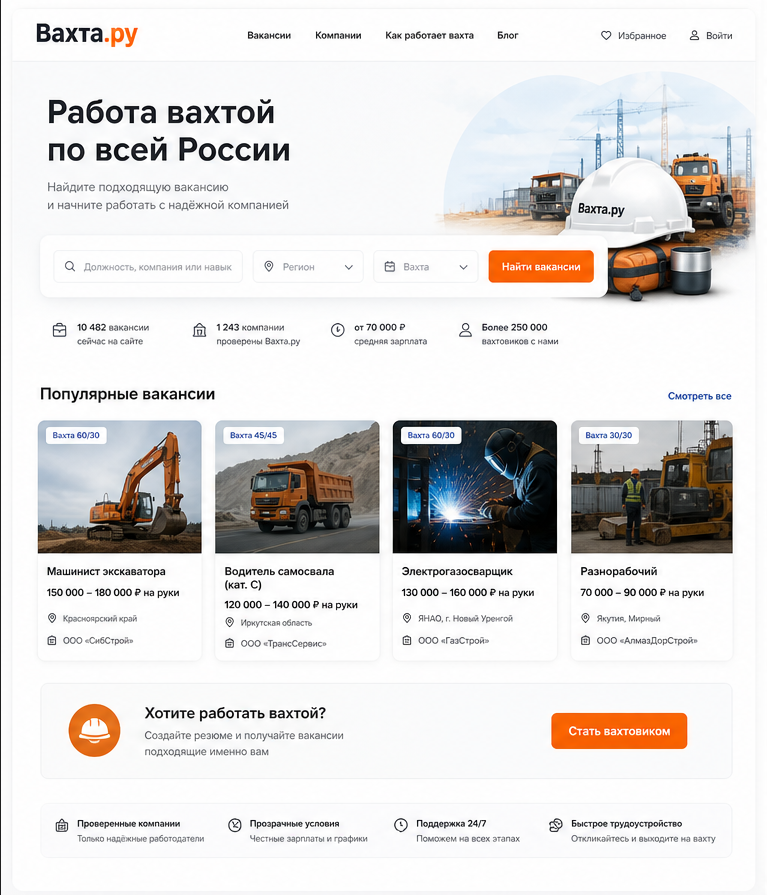
#> input picture Дизайн/reference 1.PNG, 767 x 895 px, found by its file name
$ python crops2.py
#> lines starting #> are read from the running program, lines starting #| are printed output that depends on the picture
# -*- coding: utf-8 -*-
"""Crop regions of interest for OCR + palette."""
import sys, io
from PIL import Image
sys.stdout = io.TextIOWrapper(sys.stdout.buffer, encoding='utf-8')

CROPS = [
    # name, src, box, out
    ("ref1_card1",  r"D:\Development\VideCoding\Vahta\Дизайн\reference 1.PNG", (35, 470, 172, 615), r"D:\Development\VideCoding\Vahta\_tools\c_card1.png"),
    ("ref1_cta",    r"D:\Development\VideCoding\Vahta\Дизайн\reference 1.PNG", (0, 690, 767, 895), r"D:\Development\VideCoding\Vahta\_tools\c_cta.png"),
    ("ref1_heroR",  r"D:\Development\VideCoding\Vahta\Дизайн\reference 1.PNG", (480, 80, 767, 340), r"D:\Development\VideCoding\Vahta\_tools\c_heror.png"),
    ("ref1_heroL",  r"D:\Development\VideCoding\Vahta\Дизайн\reference 1.PNG", (30, 90, 480, 345), r"D:\Development\VideCoding\Vahta\_tools\c_herol.png"),
]
for name, src, box, out in CROPS:
    img = Image.open(src).convert('RGB').crop(box)
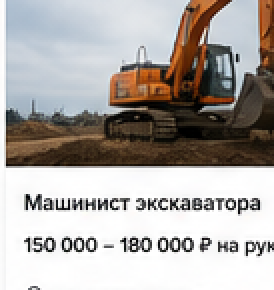
#> img: PIL image 137x145 RGB (shown 2 times larger); mean R, G, B 175.4, 170.4, 166.9
    w, h = img.size
#> w = 137; h = 145
    big = img.resize((w * 2, h * 2), Image.LANCZOS)
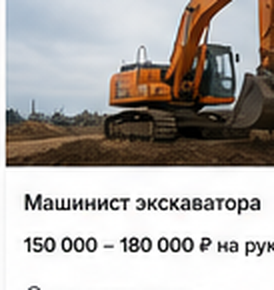
#> big: PIL image 274x290 RGB; mean R, G, B 175.2, 170.2, 166.7
    big.save(out)
    print(name, box, "->", out, big.size)
